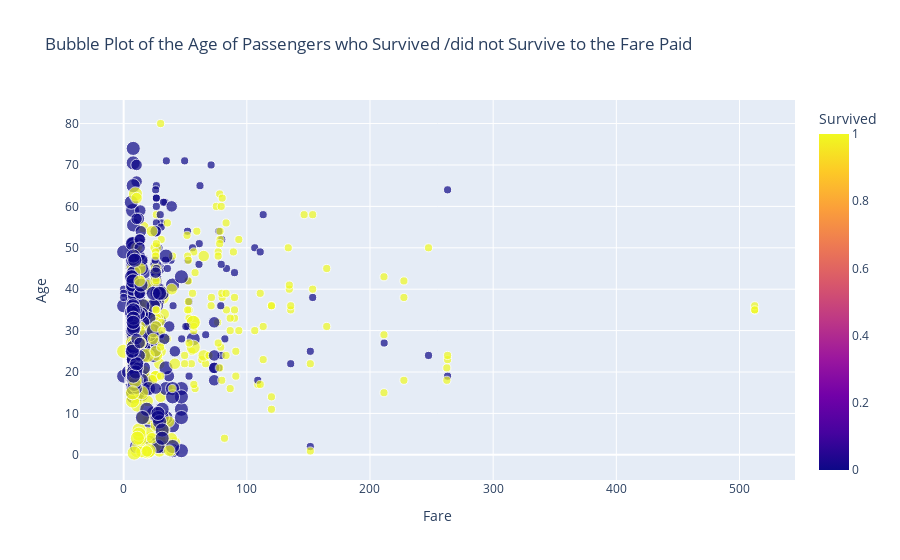

Notebook code cell kept with this figure:
### Code cell
# Create a bubble plot using Plotly Express
fig = px.scatter(df, x="Fare", y="Age", size="Pclass", color="Survived", hover_name="Name",
                 log_x=False, size_max=10,title= "Bubble Plot of the Age of Passengers who Survived /did not Survive to the Fare Paid")  # Log of Fare = False

# Show the plot
fig.show()

### Figure 1 — Plotly figure (JSON) as saved in the notebook; plotly's stock layout.template omitted (floating-point values rounded to 4 significant figures; data arrays with more than 128 entries replaced by an {"elided": "..."} marker saying what was removed)
{"data": [{"hovertemplate": "<b>%{hovertext}</b><br><br>Fare=%{x}<br>Age=%{y}<br>Pclass=%{marker.size}<br>Survived=%{marker.color}<extra></extra>", "hovertext": {"elided": "891 str values"}, "legendgroup": "", "marker": {"color": {"elided": "891 int values"}, "coloraxis": "coloraxis", "size": {"elided": "891 int values"}, "sizemode": "area", "sizeref": 0.03, "symbol": "circle"}, "mode": "markers", "name": "", "orientation": "v", "showlegend": false, "type": "scatter", "x": {"elided": "891 float values"}, "xaxis": "x", "y": {"elided": "891 float values"}, "yaxis": "y"}], "layout": {"coloraxis": {"colorbar": {"title": {"text": "Survived"}}, "colorscale": [[0, "#0d0887"], [0.1111, "#46039f"], [0.2222, "#7201a8"], [0.3333, "#9c179e"], [0.4444, "#bd3786"], [0.5556, "#d8576b"], [0.6667, "#ed7953"], [0.7778, "#fb9f3a"], [0.8889, "#fdca26"], [1, "#f0f921"]]}, "legend": {"itemsizing": "constant", "tracegroupgap": 0}, "title": {"text": "Bubble Plot of the Age of Passengers who Survived /did not Survive to the Fare Paid"}, "xaxis": {"anchor": "y", "domain": [0, 1], "title": {"text": "Fare"}}, "yaxis": {"anchor": "x", "domain": [0, 1], "title": {"text": "Age"}}}}
